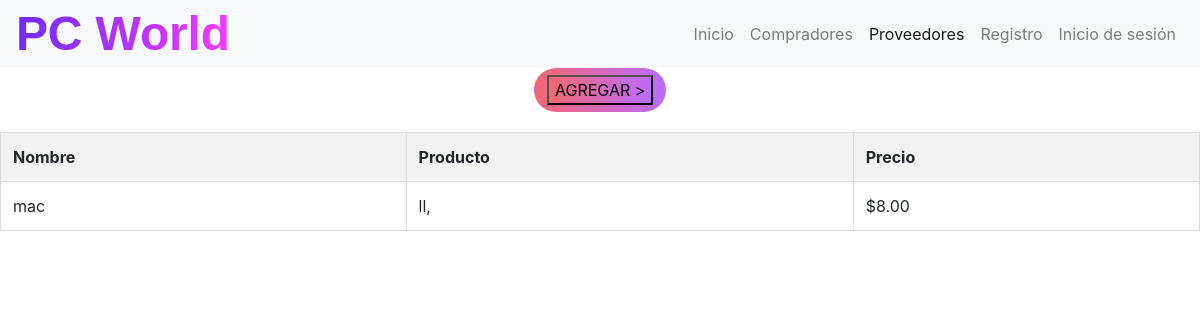
Screenshot of /proveedores/ with the database file from the repository.
### tasts/models.py (models this page shows, shortened)
class Proveedor(models.Model):
    nombre = models.CharField(max_length=100)
    producto = models.CharField(max_length=100)
    precio = models.DecimalField(max_digits=10, decimal_places=2)

### tasts/views.py (the view)
# urls.py: path('proveedores/', views.lista_proveedores, name='proveedores'),
def lista_proveedores(request):
    proveedores = Proveedor.objects.all()
    return render(request, 'list_proveedores.html', {'proveedores': proveedores})

### tasts/templates/list_proveedores.html (shortened to what this page needs)
{% extends 'base.html' %} {% block content %}
<a
  href="/crear_proveedor/"
  class="btn btn-primary no-darken"
  style="
    border: 1px solid rgba(0, 0, 0, 0);
    border-radius: 980px;
    box-sizing: content-box;
    color: rgb(255, 255, 255);
    background-image: linear-gradient(
      90deg,
      rgb(245, 103, 114),
      rgb(186, 107, 255)
    );
    margin-left: 44.5% !important;
    margin-right: 44% !important;
    position: relative;
    z-index: 2; /* Asegura que este elemento esté sobre la capa de filtro oscuro */
  "
>
  <button
    style="
      background-image: linear-gradient(
        90deg,
        rgb(245, 103, 114),
        rgb(186, 107, 255)
      );
    "
  >
    AGREGAR >
  </button>
</a>
<table>
  <thead>
    <tr>
      <th>Nombre</th>
      <th>Producto</th>
      <th>Precio</th>
    </tr>
  </thead>
  <tbody>
    {% for proveedor in proveedores %}
    <tr>
      <td>{{ proveedor.nombre }}</td>
      <td>{{ proveedor.producto }}</td>
      <td>${{ proveedor.precio }}</td>
    </tr>
    {% endfor %}
  </tbody>
</table>
{% endblock %}

### tasts/templates/list_proveedores.html (style rules this page uses)
table { width: 100%; border-collapse: collapse; margin-top: 20px; }
th, td { border: 1px solid #ddd; padding: 12px; text-align: left; }
th { background-color: #f2f2f2; }

### rows the page displays
Proveedor: nombre "mac", producto "ll,", precio "8.00"
